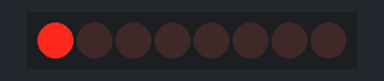
Bench run of a sketch on a simulated Arduino Uno, built with avr-gcc and run on an emulated ATmega328P. Parts: 8 shift-register outputs drawn as a row of LEDs (first output left, lit = HIGH). Wiring (inferred from the names in the program): shift register (74HC595): data pin 11; shift clock pin 13; latch pin 12. Wiring (inferred from the signals the program sends): row of LEDs: on Q0, Q1, Q2, Q3, Q4, Q5, Q6, Q7.

Above: at 0.03 s.
At 0.45 s:
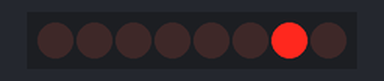
At 0.87 s:
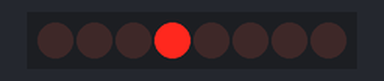
At 1.68 s:
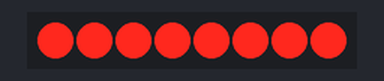
At 3.26 s:
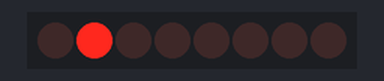
At 5.04 s:
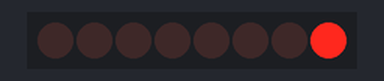
Timing chart, 0 to 5.3 s (numbered marks = the images above):
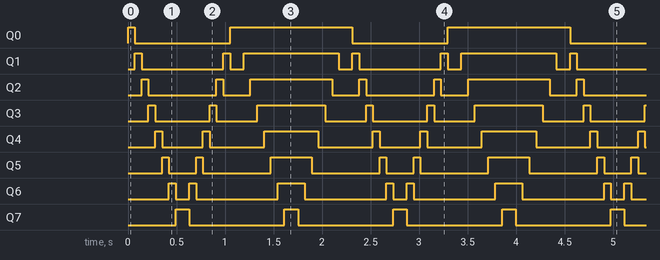

Measured:
- by itself, Q0: repeats every 2.2 s: LOW 0.98 s, HIGH 1.3 s
- by itself, Q1: repeats every 2.2 s: LOW 0.84 s, HIGH 0.07 s, LOW 0.14 s, HIGH 0.98 s, LOW 0.14 s, HIGH 0.07 s
- by itself, Q2: repeats every 2.2 s: LOW 0.70 s, HIGH 0.07 s, LOW 0.28 s, HIGH 0.84 s, LOW 0.28 s, HIGH 0.07 s
- by itself, Q3: repeats every 2.2 s: LOW 0.56 s, HIGH 0.07 s, LOW 0.42 s, HIGH 0.70 s, LOW 0.42 s, HIGH 0.07 s
- by itself, Q4: repeats every 2.2 s: LOW 0.42 s, HIGH 0.07 s, LOW 0.56 s, HIGH 0.56 s, LOW 0.56 s, HIGH 0.07 s
- by itself, Q5: repeats every 2.2 s: LOW 0.28 s, HIGH 0.07 s, LOW 0.70 s, HIGH 0.42 s, LOW 0.70 s, HIGH 0.07 s
- by itself, Q6: repeats every 2.2 s: LOW 0.14 s, HIGH 0.07 s, LOW 0.84 s, HIGH 0.28 s, LOW 0.84 s, HIGH 0.07 s
- by itself, Q7: alternates HIGH for 0.14 s and LOW for 0.98 s

The sketch:

shift-register.ino
```cpp
#define DATA_PIN 11 // originale: 4
#define LATCH_PIN 12 // originale: 3
#define CLOCK_PIN 13 // originale: 2

void setup(){
  pinMode(DATA_PIN, OUTPUT);
  pinMode(LATCH_PIN, OUTPUT);
  pinMode(CLOCK_PIN, OUTPUT);
}

void loop(){
  animation1(70);
  animation2(70);
}

void writeRegister(byte value){
  digitalWrite(LATCH_PIN, LOW);
  shiftOut(DATA_PIN, CLOCK_PIN, MSBFIRST, value);
  digitalWrite(LATCH_PIN, HIGH);
}

void animation1(unsigned int animationDelay){
  for(int i = 0; i < 8; i++){
    writeRegister(0x1 << i);
    delay(animationDelay);
  }
  for(int i = 0; i < 8; i++){
    writeRegister(0x80 >> i);
    delay(animationDelay);
  }
}

void animation2(unsigned int animationDelay){
  byte value = 0x1;
  for(int i = 0; i < 8; i++){
    writeRegister(value);
    value = (value << 1) + 1;
    delay(animationDelay);
  }
  for(int i = 0; i < 8; i++){
    writeRegister(value);
    value = value >> 1;
    delay(animationDelay);
  }
}
```
